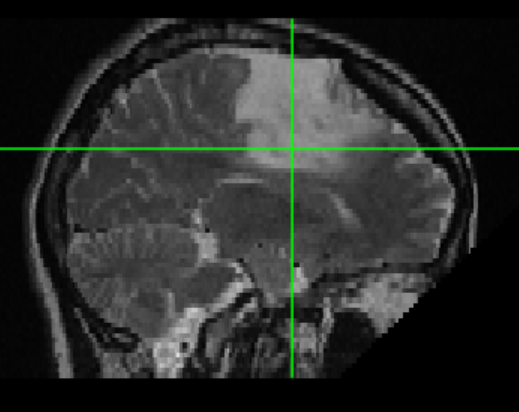
%> input picture segmentation/1.1.png, 519 x 412 px
$ octave segment.m   (GNU Octave 9; MATLAB toolbox functions it lacks are replaced by stand-ins)
%> lines starting %> are read from the running program, lines starting %| are printed output that depends on the picture; in (x1, y1, x2, y2) boxes, pixels count from 0 and x2, y2 are one past the last pixel; in counts of white or black regions, pixels touching at a corner belong together; the program's own positions count from 1
clc;
clear all;

%% reading into rgb and normalising
img = rgb2gray(imread('1.1.png'));
%> img: size 412x519 uint8; min 0, max 222, mean 43.5
img_norm = (double(img-min(img(:)))/double(max(img(:)-min(img(:)))).*255);
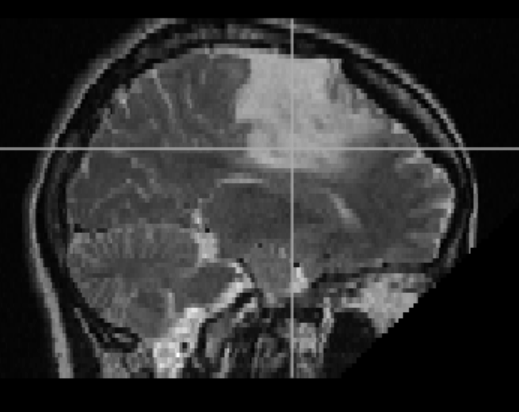
%> img_norm: size 412x519 double; min 0, max 255, mean 50
% figure,imagesc(img_norm),colormap('gray'),title 'original Img';

%% otsu thresholding
level = graythresh(img_norm);
%> level = 0.498
imgThresh = im2bw(img,level);
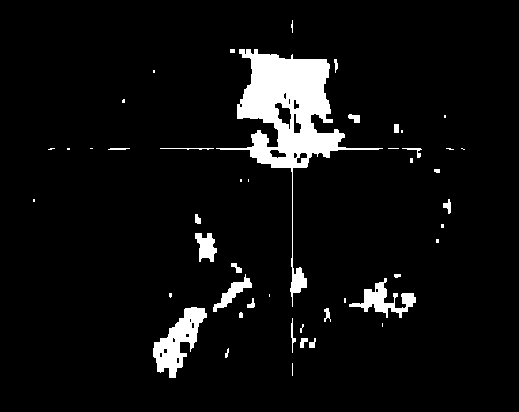
%> imgThresh: size 412x519 logical; 6% white; 47 white regions (23 under 20 px), largest, box (x1, y1, x2, y2) and area: (216, 49, 383, 307) 8358, (153, 307, 207, 378) 1701, (349, 278, 416, 318) 939
figure, imshow(imgThresh);title('Thresholded Image');

imgMasked = imgThresh.*1;
imgMasked = imgMasked.*img_norm;
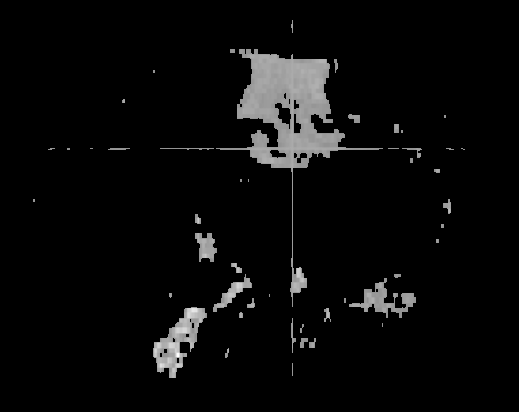
%> imgMasked: size 412x519 double; min 0, max 255, mean 9.8
figure, imagesc(imgMasked);colormap(gray),title('masked with thresholded Image');

%%
SE= strel('disk',5);
Ierosion= imerode(imgThresh, SE);
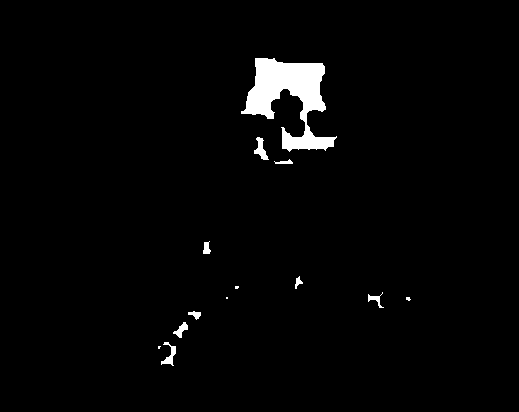
%> Ierosion: size 412x519 logical; 2.2% white; 13 white regions (4 under 20 px), largest, box (x1, y1, x2, y2) and area: (241, 58, 337, 152) 4033, (254, 137, 269, 160) 161, (161, 342, 176, 366) 144
Idilation= imdilate(imgThresh, SE);
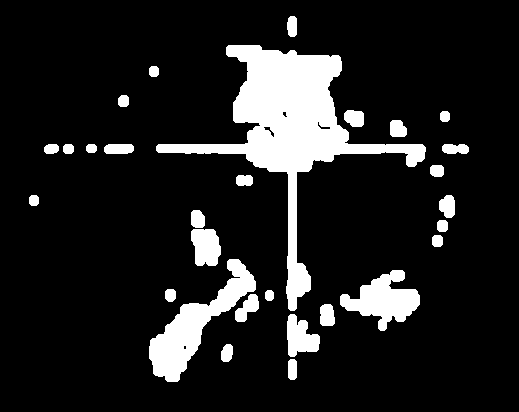
%> Idilation: size 412x519 logical; 12.8% white; 29 white regions, largest, box (x1, y1, x2, y2) and area: (156, 45, 426, 311) 14657, (149, 259, 256, 382) 4127, (340, 270, 420, 331) 2443
% figure, imagesc(Ierosion);colormap(gray),title('eroded Image');
% figure, imagesc(Idilation);colormap(gray),title('dilated Image');

%%
cartilage = bwareaopen(imgThresh, 4000);
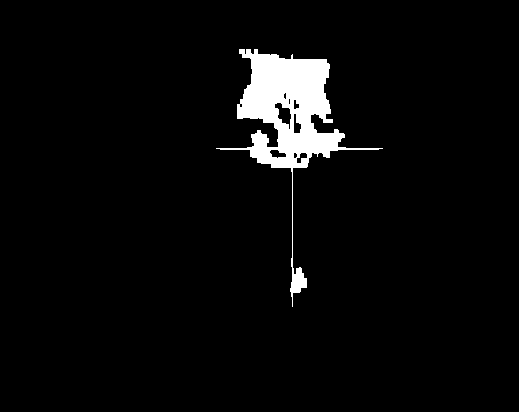
%> cartilage: size 412x519 logical; 3.9% white; 1 white region, box (x1, y1, x2, y2) and area: (216, 49, 383, 307) 8358
figure,imshowpair(img_norm,cartilage), title('area opening');
%> after `imshowpair(img_norm,cartilage)`:
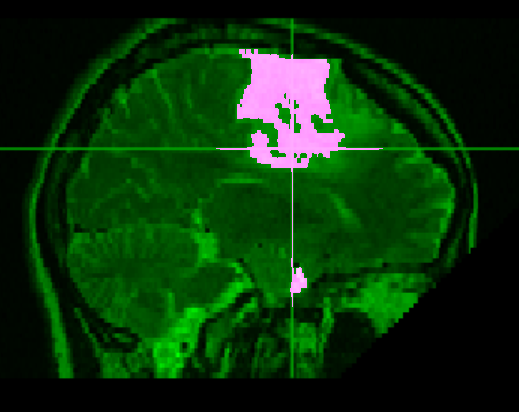
%> displayed picture: size 412x519x3, on the screen's scale of 0 to 255; mean R, G, B 10, 50.1, 10

$ run again, with segmentation/1.2.png copied over segmentation/1.1.png
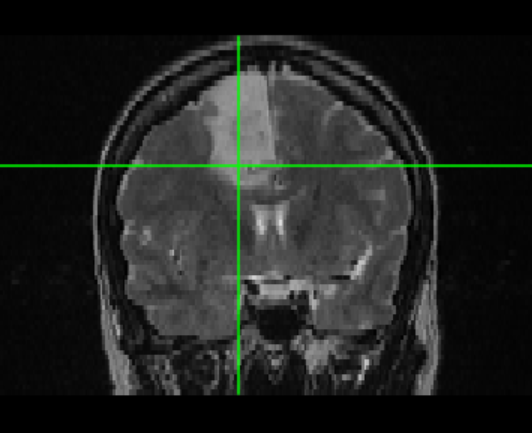
%> input picture segmentation/1.2.png, 532 x 433 px
%> level = 0.498
%> `imgThresh = im2bw(img,level);`:
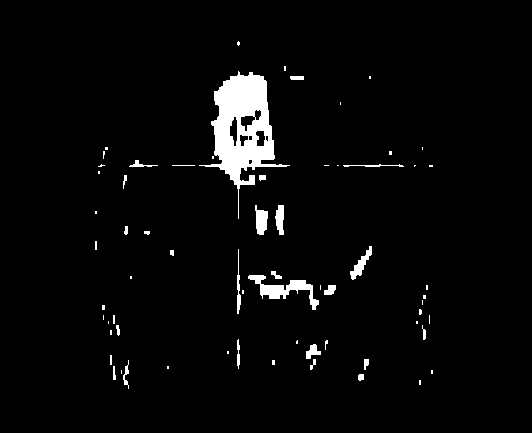
%> imgThresh: size 433x532 logical; 3.4% white; 66 white regions (39 under 20 px), largest, box (x1, y1, x2, y2) and area: (199, 71, 290, 219) 4782, (248, 275, 319, 310) 767, (255, 205, 268, 235) 269
%> Ierosion: size 433x532 logical; 0.99% white; 6 white regions (2 under 20 px), largest, box (x1, y1, x2, y2) and area: (218, 79, 270, 177) 2131, (264, 289, 280, 295) 50, (256, 118, 265, 127) 41, (260, 214, 264, 228) 41
%> Idilation: size 433x532 logical; 9.1% white; 32 white regions, largest, box (x1, y1, x2, y2) and area: (168, 67, 294, 223) 7872, (233, 245, 340, 318) 3171, (251, 201, 288, 239) 1201
%> cartilage: size 433x532 logical; 2.1% white; 1 white region, box (x1, y1, x2, y2) and area: (199, 71, 290, 219) 4782
%> `imshowpair(img_norm,cartilage)`:
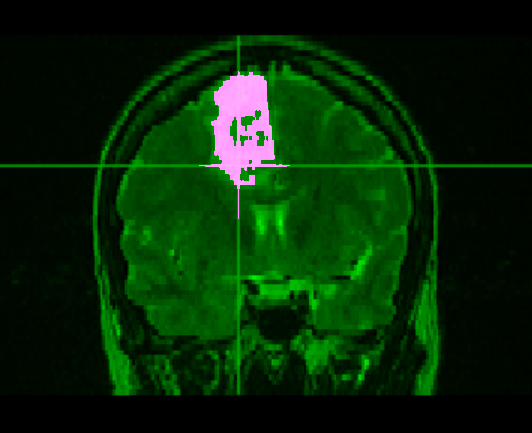
%> displayed picture: size 433x532x3, on the screen's scale of 0 to 255; mean R, G, B 5.3, 39.1, 5.3

$ run again, with segmentation/1.3.png copied over segmentation/1.1.png
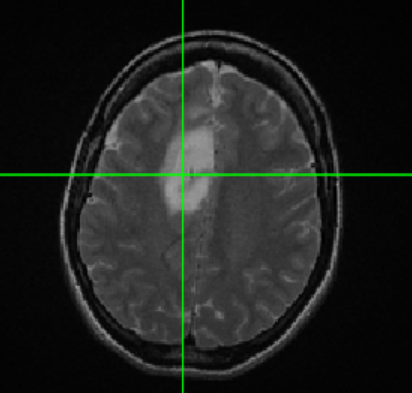
%> input picture segmentation/1.3.png, 412 x 393 px
%> level = 0.498
%> `imgThresh = im2bw(img,level);`:
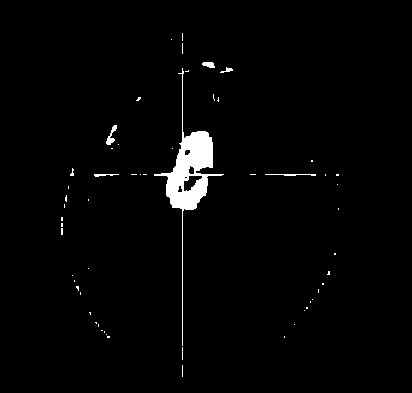
%> imgThresh: size 393x412 logical; 2% white; 57 white regions (51 under 20 px), largest, box (x1, y1, x2, y2) and area: (154, 68, 224, 346) 2660, (106, 125, 117, 145) 89, (265, 174, 316, 176) 68, (202, 62, 215, 68) 59, (94, 174, 119, 177) 44, (220, 67, 233, 73) 34
%> Ierosion: size 393x412 logical; 0.6% white; 1 white region, box (x1, y1, x2, y2) and area: (170, 135, 209, 206) 973
%> Idilation: size 393x412 logical; 7.1% white; 25 white regions, largest, box (x1, y1, x2, y2) and area: (127, 64, 228, 381) 6374, (261, 170, 320, 180) 546, (300, 267, 334, 315) 485
%> cartilage: size 393x412 logical; every value is 0
%> `imshowpair(img_norm,cartilage)`:
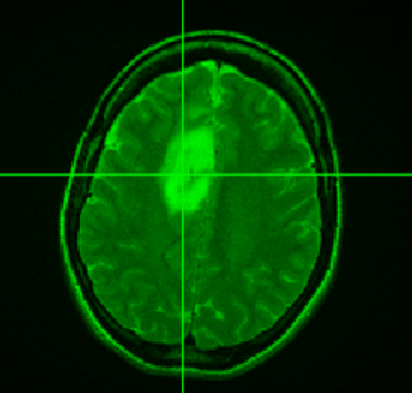
%> displayed picture: size 393x412x3, on the screen's scale of 0 to 255; mean R, G, B 0, 51.7, 0

$ run again, with segmentation/2.1.png copied over segmentation/1.1.png
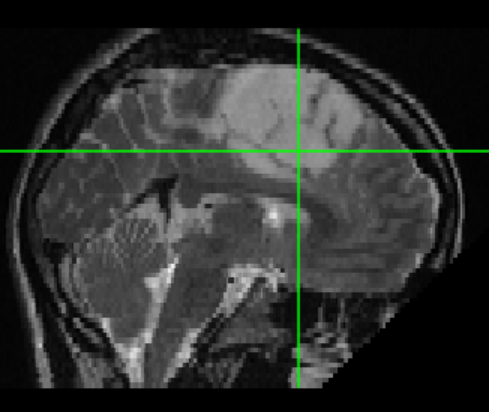
%> input picture segmentation/2.1.png, 489 x 412 px
%> level = 0.498
%> imgThresh: size 412x489 logical; 7.8% white; 56 white regions (29 under 20 px), largest, box (x1, y1, x2, y2) and area: (183, 65, 409, 194) 9488, (114, 257, 178, 382) 1688, (220, 264, 285, 313) 1092
%> Ierosion: size 412x489 logical; 3% white; 14 white regions (5 under 20 px), largest, box (x1, y1, x2, y2) and area: (225, 70, 332, 164) 4666, (325, 96, 356, 132) 428, (235, 143, 272, 170) 272
%> Idilation: size 412x489 logical; 16% white; 32 white regions, largest, box (x1, y1, x2, y2) and area: (118, 61, 413, 198) 15382, (97, 194, 213, 386) 6055, (216, 260, 289, 317) 2352
%> cartilage: size 412x489 logical; 4.7% white; 1 white region, box (x1, y1, x2, y2) and area: (183, 65, 409, 194) 9488
%> `imshowpair(img_norm,cartilage)`:
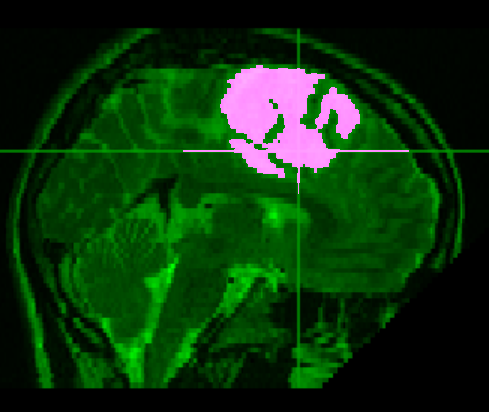
%> displayed picture: size 412x489x3, on the screen's scale of 0 to 255; mean R, G, B 12, 50.7, 12
